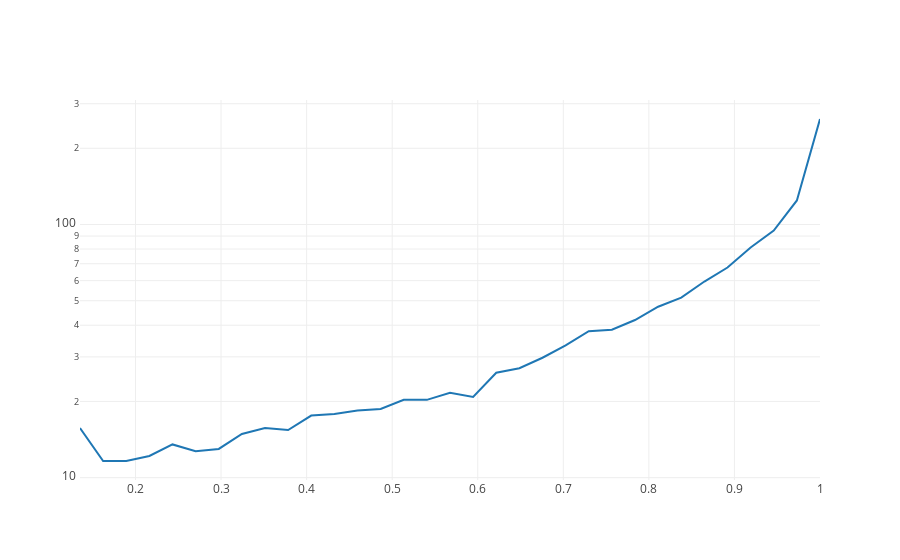

The notebook cell this image was saved under:
### Code cell
trace1 = go.Scatter(
    x=dydx[:,1]/np.abs(dydx[:,1]).max(),
    y=dydx[:,0]
)
data = [trace1,]
layout = go.Layout(
    xaxis=dict(
        autorange=True
    ),
    yaxis=dict(
        type='log',
        autorange=True
    )
)
fig = go.Figure(data=data, layout=layout)
iplot(fig)

### Figure 1 — Plotly figure (JSON) as saved in the notebook; plotly's stock layout.template omitted (floating-point values rounded to 4 significant figures)
{"data": [{"type": "scatter", "x": [0.1351, 0.1622, 0.1892, 0.2162, 0.2432, 0.2703, 0.2973, 0.3243, 0.3514, 0.3784, 0.4054, 0.4324, 0.4595, 0.4865, 0.5135, 0.5405, 0.5676, 0.5946, 0.6216, 0.6486, 0.6757, 0.7027, 0.7297, 0.7568, 0.7838, 0.8108, 0.8378, 0.8649, 0.8919, 0.9189, 0.9459, 0.973, 1], "y": [15.69, 11.63, 11.63, 12.18, 13.53, 12.72, 12.99, 14.88, 15.69, 15.42, 17.59, 17.86, 18.4, 18.67, 20.29, 20.29, 21.65, 20.83, 25.98, 27.06, 29.76, 33.28, 37.89, 38.42, 41.94, 47.35, 51.41, 59.53, 67.64, 81.17, 94.7, 124.5, 261.1]}], "layout": {"xaxis": {"autorange": true}, "yaxis": {"autorange": true, "type": "log"}}}
